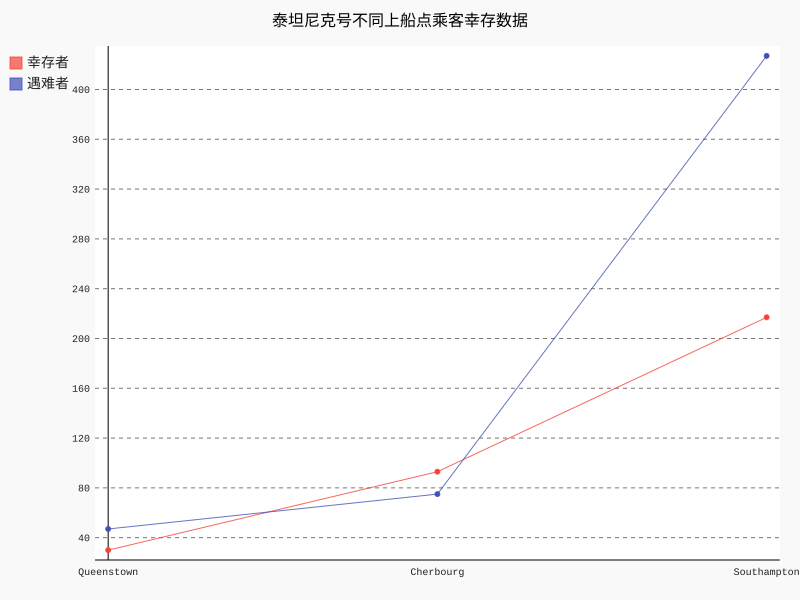

Write Python code to recreate this figure.
import pygal
line_chart = pygal.Line()
# 请为图表添加标题：泰坦尼克号不同上船点乘客幸存数据
line_chart.title = "泰坦尼克号不同上船点乘客幸存数据"
#将横坐标标记为依次登船点："Queenstown","Cherbourg","Southampton"
line_chart.x_labels = map(str, ["Queenstown","Cherbourg","Southampton"])
line_chart.add('幸存者',[30, 93, 217])
#添加 "遇难者" 的数据线：人数依次为 [47, 75, 427]
line_chart.add('遇难者',[47, 75, 427])
line_chart.render_to_file("P45_数据可视化_不同的登船点.svg")
